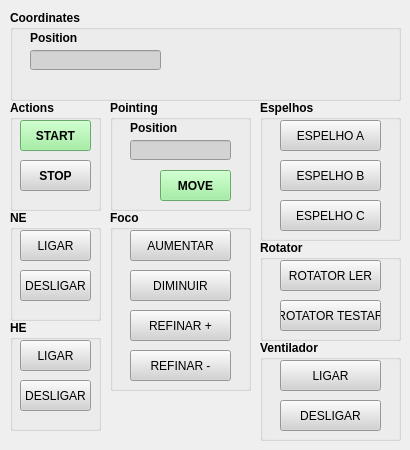
    <widget class="QWidget" name="tab_4">
     <attribute name="title">
      <string>Tubo</string>
     </attribute>
     <widget class="QGroupBox" name="groupBox_19">
      <property name="geometry">
       <rect>
        <x>110</x>
        <y>100</y>
        <width>141</width>
        <height>111</height>
       </rect>
      </property>
      <property name="font">
       <font>
        <weight>75</weight>
        <bold>true</bold>
       </font>
      </property>
      <property name="title">
       <string>Pointing</string>
      </property>
      <widget class="QLineEdit" name="txtPointRA_4">
       <property name="geometry">
        <rect>
         <x>20</x>
         <y>40</y>
         <width>101</width>
         <height>20</height>
        </rect>
       </property>
       <property name="font">
        <font>
         <family>Calibri Light</family>
         <pointsize>9</pointsize>
         <weight>75</weight>
         <bold>true</bold>
        </font>
       </property>
       <property name="styleSheet">
        <string notr="true">background-color: lightgrey</string>
       </property>
       <property name="alignment">
        <set>Qt::AlignCenter</set>
       </property>
      </widget>
      <widget class="QLabel" name="label_14">
       <property name="geometry">
        <rect>
         <x>20</x>
         <y>20</y>
         <width>51</width>
         <height>16</height>
        </rect>
       </property>
       <property name="text">
        <string>Position</string>
       </property>
      </widget>
      <widget class="QPushButton" name="btnPoint_7">
       <property name="geometry">
        <rect>
         <x>50</x>
         <y>70</y>
         <width>71</width>
         <height>31</height>
        </rect>
       </property>
       <property name="font">
        <font>
         <weight>75</weight>
         <bold>true</bold>
        </font>
       </property>
       <property name="styleSheet">
        <string notr="true">background-color: lightgreen</string>
       </property>
       <property name="text">
        <string>MOVE</string>
       </property>
       <property name="icon">
        <iconset>
         <normaloff>:/icons/target.png</normaloff>:/icons/target.png</iconset>
       </property>
       <property name="iconSize">
        <size>
         <width>18</width>
         <height>18</height>
        </size>
       </property>
      </widget>
     </widget>
     <widget class="QGroupBox" name="groupBox_22">
      <property name="geometry">
       <rect>
        <x>10</x>
        <y>100</y>
        <width>91</width>
        <height>111</height>
       </rect>
      </property>
      <property name="font">
       <font>
        <weight>75</weight>
        <bold>true</bold>
       </font>
      </property>
      <property name="title">
       <string>Actions</string>
      </property>
      <widget class="QPushButton" name="btnTuboStop">
       <property name="geometry">
        <rect>
         <x>10</x>
         <y>60</y>
         <width>71</width>
         <height>31</height>
        </rect>
       </property>
       <property name="font">
        <font>
         <weight>75</weight>
         <bold>true</bold>
        </font>
       </property>
       <property name="styleSheet">
        <string notr="true">background-color: lightgrey</string>
       </property>
       <property name="text">
        <string>STOP</string>
       </property>
      </widget>
      <widget class="QPushButton" name="btnStartTubo">
       <property name="geometry">
        <rect>
         <x>10</x>
         <y>20</y>
         <width>71</width>
         <height>31</height>
        </rect>
       </property>
       <property name="font">
        <font>
         <weight>75</weight>
         <bold>true</bold>
        </font>
       </property>
       <property name="styleSheet">
        <string notr="true">background-color: lightgreen</string>
       </property>
       <property name="text">
        <string>START</string>
       </property>
       <property name="icon">
        <iconset>
         <normaloff>:/icons/target.png</normaloff>:/icons/target.png</iconset>
       </property>
       <property name="iconSize">
        <size>
         <width>18</width>
         <height>18</height>
        </size>
       </property>
      </widget>
     </widget>
     <widget class="QGroupBox" name="groupBox_15">
      <property name="geometry">
       <rect>
        <x>10</x>
        <y>10</y>
        <width>391</width>
        <height>91</height>
       </rect>
      </property>
      <property name="font">
       <font>
        <weight>75</weight>
        <bold>true</bold>
       </font>
      </property>
      <property name="title">
       <string>Coordinates</string>
      </property>
      <widget class="QLabel" name="label_16">
       <property name="geometry">
        <rect>
         <x>20</x>
         <y>20</y>
         <width>121</width>
         <height>16</height>
        </rect>
       </property>
       <property name="text">
        <string>Position</string>
       </property>
      </widget>
      <widget class="QLineEdit" name="txtCoordTubo">
       <property name="geometry">
        <rect>
         <x>20</x>
         <y>40</y>
         <width>131</width>
         <height>20</height>
        </rect>
       </property>
       <property name="font">
        <font>
         <family>Calibri Light</family>
         <pointsize>9</pointsize>
         <weight>75</weight>
         <bold>true</bold>
        </font>
       </property>
       <property name="styleSheet">
        <string notr="true">background-color: lightgrey</string>
       </property>
       <property name="alignment">
        <set>Qt::AlignCenter</set>
       </property>
      </widget>
     </widget>
     <widget class="QGroupBox" name="groupBox_12">
      <property name="geometry">
       <rect>
        <x>260</x>
        <y>100</y>
        <width>141</width>
        <height>141</height>
       </rect>
      </property>
      <property name="font">
       <font>
        <weight>75</weight>
        <bold>true</bold>
       </font>
      </property>
      <property name="title">
       <string>Espelhos</string>
      </property>
      <widget class="QPushButton" name="btnStop_9">
       <property name="geometry">
        <rect>
         <x>20</x>
         <y>20</y>
         <width>101</width>
         <height>31</height>
        </rect>
       </property>
       <property name="font">
        <font>
         <weight>50</weight>
         <bold>false</bold>
        </font>
       </property>
       <property name="styleSheet">
        <string notr="true">background-color: lightgrey</string>
       </property>
       <property name="text">
        <string>ESPELHO A</string>
       </property>
      </widget>
      <widget class="QPushButton" name="btnStop_10">
       <property name="geometry">
        <rect>
         <x>20</x>
         <y>60</y>
         <width>101</width>
         <height>31</height>
        </rect>
       </property>
       <property name="font">
        <font>
         <weight>50</weight>
         <bold>false</bold>
        </font>
       </property>
       <property name="styleSheet">
        <string notr="true">background-color: lightgrey</string>
       </property>
       <property name="text">
        <string>ESPELHO B</string>
       </property>
      </widget>
      <widget class="QPushButton" name="btnStop_11">
       <property name="geometry">
        <rect>
         <x>20</x>
         <y>100</y>
         <width>101</width>
         <height>31</height>
        </rect>
       </property>
       <property name="font">
        <font>
         <weight>50</weight>
         <bold>false</bold>
        </font>
       </property>
       <property name="styleSheet">
        <string notr="true">background-color: lightgrey</string>
       </property>
       <property name="text">
        <string>ESPELHO C</string>
       </property>
      </widget>
     </widget>
     <widget class="QGroupBox" name="groupBox_16">
      <property name="geometry">
       <rect>
        <x>260</x>
        <y>240</y>
        <width>141</width>
        <height>101</height>
       </rect>
      </property>
      <property name="font">
       <font>
        <weight>75</weight>
        <bold>true</bold>
       </font>
      </property>
      <property name="title">
       <string>Rotator</string>
      </property>
      <widget class="QPushButton" name="btnStop_12">
       <property name="geometry">
        <rect>
         <x>20</x>
         <y>20</y>
         <width>101</width>
         <height>31</height>
        </rect>
       </property>
       <property name="font">
        <font>
         <weight>50</weight>
         <bold>false</bold>
        </font>
       </property>
       <property name="styleSheet">
        <string notr="true">background-color: lightgrey</string>
       </property>
       <property name="text">
        <string>ROTATOR LER</string>
       </property>
      </widget>
      <widget class="QPushButton" name="btnStop_13">
       <property name="geometry">
        <rect>
         <x>20</x>
         <y>60</y>
         <width>101</width>
         <height>31</height>
        </rect>
       </property>
       <property name="font">
        <font>
         <weight>50</weight>
         <bold>false</bold>
        </font>
       </property>
       <property name="styleSheet">
        <string notr="true">background-color: lightgrey</string>
       </property>
       <property name="text">
        <string>ROTATOR TESTAR</string>
       </property>
      </widget>
     </widget>
     <widget class="QGroupBox" name="groupBox_18">
      <property name="geometry">
       <rect>
        <x>260</x>
        <y>340</y>
        <width>141</width>
        <height>101</height>
       </rect>
      </property>
      <property name="font">
       <font>
        <weight>75</weight>
        <bold>true</bold>
       </font>
      </property>
      <property name="title">
       <string>Ventilador</string>
      </property>
      <widget class="QPushButton" name="btnStop_14">
       <property name="geometry">
        <rect>
         <x>20</x>
         <y>20</y>
         <width>101</width>
         <height>31</height>
        </rect>
       </property>
       <property name="font">
        <font>
         <weight>50</weight>
         <bold>false</bold>
        </font>
       </property>
       <property name="styleSheet">
        <string notr="true">background-color: lightgrey</string>
       </property>
       <property name="text">
        <string>LIGAR</string>
       </property>
      </widget>
      <widget class="QPushButton" name="btnStop_15">
       <property name="geometry">
        <rect>
         <x>20</x>
         <y>60</y>
         <width>101</width>
         <height>31</height>
        </rect>
       </property>
       <property name="font">
        <font>
         <weight>50</weight>
         <bold>false</bold>
        </font>
       </property>
       <property name="styleSheet">
        <string notr="true">background-color: lightgrey</string>
       </property>
       <property name="text">
        <string>DESLIGAR</string>
       </property>
      </widget>
     </widget>
     <widget class="QGroupBox" name="groupBox_23">
      <property name="geometry">
       <rect>
        <x>10</x>
        <y>210</y>
        <width>91</width>
        <height>111</height>
       </rect>
      </property>
      <property name="font">
       <font>
        <weight>75</weight>
        <bold>true</bold>
       </font>
      </property>
      <property name="title">
       <string>NE</string>
      </property>
      <widget class="QPushButton" name="btnTuboStop_2">
       <property name="geometry">
        <rect>
         <x>10</x>
         <y>60</y>
         <width>71</width>
         <height>31</height>
        </rect>
       </property>
       <property name="font">
        <font>
         <weight>50</weight>
         <bold>false</bold>
        </font>
       </property>
       <property name="styleSheet">
        <string notr="true">background-color: lightgrey</string>
       </property>
       <property name="text">
        <string>DESLIGAR</string>
       </property>
      </widget>
      <widget class="QPushButton" name="btnTuboStop_3">
       <property name="geometry">
        <rect>
         <x>10</x>
         <y>20</y>
         <width>71</width>
         <height>31</height>
        </rect>
       </property>
       <property name="font">
        <font>
         <weight>50</weight>
         <bold>false</bold>
        </font>
       </property>
       <property name="styleSheet">
        <string notr="true">background-color: lightgrey</string>
       </property>
       <property name="text">
        <string>LIGAR</string>
       </property>
      </widget>
     </widget>
     <widget class="QGroupBox" name="groupBox_24">
      <property name="geometry">
       <rect>
        <x>10</x>
        <y>320</y>
        <width>91</width>
        <height>111</height>
       </rect>
      </property>
      <property name="font">
       <font>
        <weight>75</weight>
        <bold>true</bold>
       </font>
      </property>
      <property name="title">
       <string>HE</string>
      </property>
      <widget class="QPushButton" name="btnTuboStop_4">
       <property name="geometry">
        <rect>
         <x>10</x>
         <y>60</y>
         <width>71</width>
         <height>31</height>
        </rect>
       </property>
       <property name="font">
        <font>
         <weight>50</weight>
         <bold>false</bold>
        </font>
       </property>
       <property name="styleSheet">
        <string notr="true">background-color: lightgrey</string>
       </property>
       <property name="text">
        <string>DESLIGAR</string>
       </property>
      </widget>
      <widget class="QPushButton" name="btnTuboStop_5">
       <property name="geometry">
        <rect>
         <x>10</x>
         <y>20</y>
         <width>71</width>
         <height>31</height>
        </rect>
       </property>
       <property name="font">
        <font>
         <weight>50</weight>
         <bold>false</bold>
        </font>
       </property>
       <property name="styleSheet">
        <string notr="true">background-color: lightgrey</string>
       </property>
       <property name="text">
        <string>LIGAR</string>
       </property>
      </widget>
     </widget>
     <widget class="QGroupBox" name="groupBox_20">
      <property name="geometry">
       <rect>
        <x>110</x>
        <y>210</y>
        <width>141</width>
        <height>181</height>
       </rect>
      </property>
      <property name="font">
       <font>
        <weight>75</weight>
        <bold>true</bold>
       </font>
      </property>
      <property name="title">
       <string>Foco</string>
      </property>
      <widget class="QPushButton" name="btnStop_16">
       <property name="geometry">
        <rect>
         <x>20</x>
         <y>20</y>
         <width>101</width>
         <height>31</height>
        </rect>
       </property>
       <property name="font">
        <font>
         <weight>50</weight>
         <bold>false</bold>
        </font>
       </property>
       <property name="styleSheet">
        <string notr="true">background-color: lightgrey</string>
       </property>
       <property name="text">
        <string>AUMENTAR</string>
       </property>
      </widget>
      <widget class="QPushButton" name="btnStop_17">
       <property name="geometry">
        <rect>
         <x>20</x>
         <y>60</y>
         <width>101</width>
         <height>31</height>
        </rect>
       </property>
       <property name="font">
        <font>
         <weight>50</weight>
         <bold>false</bold>
        </font>
       </property>
       <property name="styleSheet">
        <string notr="true">background-color: lightgrey</string>
       </property>
       <property name="text">
        <string>DIMINUIR</string>
       </property>
      </widget>
      <widget class="QPushButton" name="btnStop_18">
       <property name="geometry">
        <rect>
         <x>20</x>
         <y>100</y>
         <width>101</width>
         <height>31</height>
        </rect>
       </property>
       <property name="font">
        <font>
         <weight>50</weight>
         <bold>false</bold>
        </font>
       </property>
       <property name="styleSheet">
        <string notr="true">background-color: lightgrey</string>
       </property>
       <property name="text">
        <string>REFINAR +</string>
       </property>
      </widget>
      <widget class="QPushButton" name="btnStop_19">
       <property name="geometry">
        <rect>
         <x>20</x>
         <y>140</y>
         <width>101</width>
         <height>31</height>
        </rect>
       </property>
       <property name="font">
        <font>
         <weight>50</weight>
         <bold>false</bold>
        </font>
       </property>
       <property name="styleSheet">
        <string notr="true">background-color: lightgrey</string>
       </property>
       <property name="text">
        <string>REFINAR -</string>
       </property>
      </widget>
     </widget>
    </widget>
